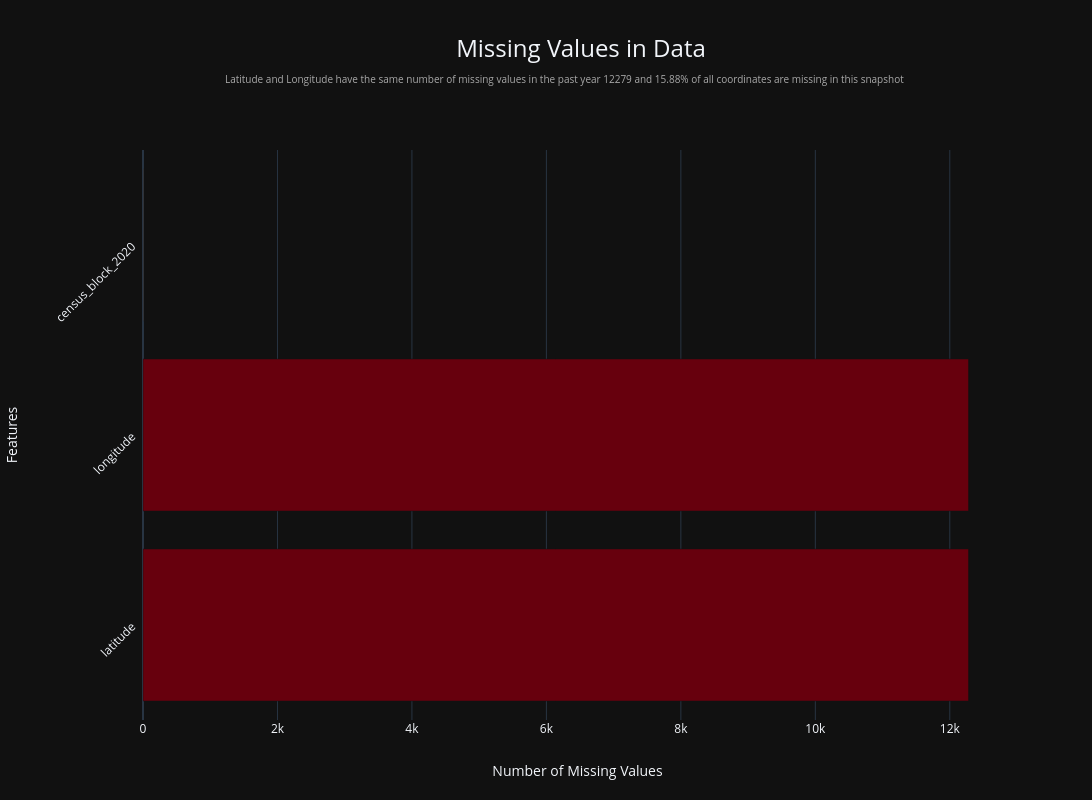

Here is the notebook cell this chart was saved with:
### Code cell
missing = df.isnull().sum()
missing = missing[missing > 0].sort_values(ascending=False)
missing_frame = pd.DataFrame(missing, index=None).reset_index()

missing_frame['percent_missing'] = ((missing_frame[0] / len(df)) * 100).round(2)
missing_frame['percent_missing'] = missing_frame['percent_missing'].astype(str) + '%'
headers = ['feature', 'number_missing', 'percent_missing']
missing_frame.columns = headers

#print("\n Missing Values in  Data:")
#display(missing_frame)

fig = px.bar(
    missing_frame,
    x="number_missing",
    y="feature",
    orientation='h',
    color="number_missing",          
    color_continuous_scale='Reds',
    labels={'number_missing': 'Number of Missing Values', 'feature': 'Features', 'percent_missing':'Percent Missing '},
    title='Missing Values in Data',
    hover_data={
        "number_missing": False,
        "feature": False,
        "percent_missing": True,
    },
)

fig.update_layout(
    template="plotly_dark",
    width=1200,
    height=800,
    coloraxis_showscale=False,
    title_font_size=24,
    title_x=0.532,
    title_y=.95,
    title_xanchor='center',
    margin=dict(t=150), 
    xaxis=dict(
        title_standoff=30,  
        tickangle=0,
        ticklabelstandoff=0, 
    ),
    yaxis=dict(
        tickangle=-45,
        title_standoff=30,   
        ticklabelstandoff=10,
    ),
    annotations=[
        dict(text=f"Latitude and Longitude have the same number of missing values in the past year {missing_frame['number_missing'][0]} and {missing_frame['percent_missing'][0]} of all coordinates are missing in this snapshot",
            xref="paper", yref="paper",
            x=.485, y=1.14,    
            showarrow=False,
            font=dict(size=10, color="darkgray"),
            xanchor="center")
        ]
    
)

fig.update_traces(
    hovertemplate="Percent Missing = %{customdata[0]}<extra></extra>"
)

fig.show()

### Figure 1 — Plotly figure (JSON) as saved in the notebook; plotly's stock layout.template omitted (floating-point values rounded to 4 significant figures)
{"data": [{"customdata": [["15.88%"], ["15.88%"], ["0.0%"]], "hovertemplate": "Percent Missing = %{customdata[0]}<extra></extra>", "legendgroup": "", "marker": {"color": [12279, 12279, 3], "coloraxis": "coloraxis", "pattern": {"shape": ""}}, "name": "", "orientation": "h", "showlegend": false, "textposition": "auto", "type": "bar", "x": [12279, 12279, 3], "xaxis": "x", "y": ["latitude", "longitude", "census_block_2020"], "yaxis": "y"}], "layout": {"annotations": [{"font": {"color": "darkgray", "size": 10}, "showarrow": false, "text": "Latitude and Longitude have the same number of missing values in the past year 12279 and 15.88% of all coordinates are missing in this snapshot", "x": 0.485, "xanchor": "center", "xref": "paper", "y": 1.14, "yref": "paper"}], "barmode": "relative", "coloraxis": {"autocolorscale": false, "colorbar": {"title": {"text": "Number of Missing Values"}}, "colorscale": [[0, "rgb(255,245,240)"], [0.125, "rgb(254,224,210)"], [0.25, "rgb(252,187,161)"], [0.375, "rgb(252,146,114)"], [0.5, "rgb(251,106,74)"], [0.625, "rgb(239,59,44)"], [0.75, "rgb(203,24,29)"], [0.875, "rgb(165,15,21)"], [1, "rgb(103,0,13)"]], "showscale": false}, "height": 800, "legend": {"tracegroupgap": 0}, "margin": {"t": 150}, "title": {"font": {"size": 24}, "text": "Missing Values in Data", "x": 0.532, "xanchor": "center", "y": 0.95}, "width": 1200, "xaxis": {"anchor": "y", "domain": [0, 1], "tickangle": 0, "ticklabelstandoff": 0, "title": {"standoff": 30, "text": "Number of Missing Values"}}, "yaxis": {"anchor": "x", "domain": [0, 1], "tickangle": -45, "ticklabelstandoff": 10, "title": {"standoff": 30, "text": "Features"}}}}
